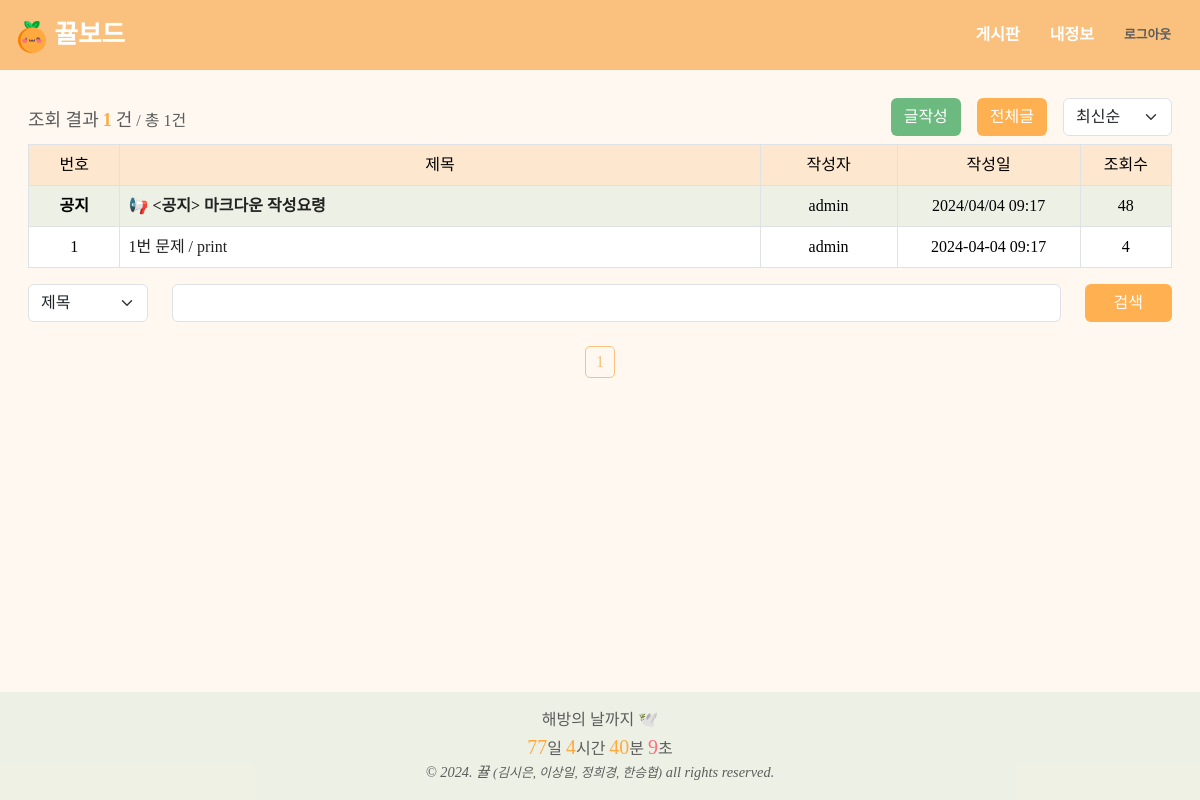
Page /board/index (signed in) on the committed database.
### app/database.py (models this page shows, shortened)
class Post(db.Model):
    post_id = db.Column(db.Integer, primary_key=True, autoincrement=True)
    title = db.Column(db.String, nullable=False)
    body = db.Column(db.Text, nullable=False)
    user_id = db.Column(db.Integer, ForeignKey('user.user_id'), nullable=False)
    status = db.Column(db.String, nullable=True)
    problem_url = db.Column(db.String, nullable=True)
    created_at = db.Column(db.DateTime, nullable=False)
    updated_at = db.Column(db.DateTime, nullable=False)
    click_count = db.Column(db.Integer, nullable=True)
    like_count = db.Column(db.Integer, nullable=True)
    secret_mode = db.Column(db.Boolean, nullable=True)
    user = relationship('User', back_populates='posts', lazy='joined')
    comments = relationship('Comment', back_populates='post', lazy='joined', cascade='all, delete-orphan')
    likes = relationship('Like', back_populates='post', lazy='joined', cascade='all, delete-orphan')
    notice_mode = db.Column(db.Boolean, default=0)

class User(UserMixin, db.Model):
    user_id = db.Column(db.Integer, primary_key=True)
    username = db.Column(db.String, unique=True, nullable=False)
    password = db.Column(db.String)
    email = db.Column(db.String, unique=True)
    grade = db.Column(db.Integer, default=0)
    userpic = db.Column(db.String)
    comment = db.Column(db.String)
    created_at = db.Column(db.DateTime, default=datetime.now)
    posts = relationship('Post', back_populates='user', lazy='joined')
    comments = relationship('Comment', back_populates='user', lazy='joined')
    likes = relationship('Like', back_populates='user', lazy='joined')

### app/board/routes.py (the view, shortened to what this page needs)
@board_bp.route('/index')
def index():
    cate = request.args.get('cate', "", type=str)
    keyword = request.args.get('keyword', "", type=str)
    page = request.args.get('page', 1, type=int)
    sort = request.args.get('sort', 'recent', type=str)
    perPage = 20
    notices = Post.query.filter(Post.notice_mode==True).all()
    posts_query = Post.query.filter(Post.notice_mode!=True)
    if sort == 'old':
        posts_query = posts_query.order_by(Post.created_at.asc())
    elif sort == 'recent':
        posts_query = posts_query.order_by(Post.created_at.desc())
    elif sort == 'click':
        posts_query = posts_query.order_by(Post.click_count.desc())
    pag = posts_query.paginate(page=page, per_page=perPage)
    stIdx = pag.total - (pag.page - 1) * pag.per_page
    postsCount = min(pag.total, (page - 1) * perPage + len(pag.items))
    isLogin = current_user.is_authenticated
    return render_template('board/index.html', pag=pag, notices=notices, postsCount=postsCount, keyword=keyword, cate=cate, stIdx=stIdx, sort=sort, isLogin=isLogin)

### app/__init__.py (called while the page is built)
def create_app():
    app = Flask(__name__, template_folder='../templates', static_folder='../static')
    CORS(app)
    app.secret_key = read_from_json('secret.json')["SECRETKEY"]
    loginManager = LoginManager()
    loginManager.init_app(app)
    @loginManager.user_loader
    def load_user(user_id):
        from .database import User
        return User.query.get(int(user_id))
    basedir = os.path.abspath(os.path.dirname(__file__))
    app.config['SQLALCHEMY_DATABASE_URI'] = \
        'sqlite:///' + os.path.join(basedir, 'database.db')
    db.init_app(app)
    app.register_blueprint(acc_bp)
    app.register_blueprint(board_bp)
    return app

### templates/board/index.html (shortened to what this page needs)
{% extends "layout.html" %}
{% block head %}
<link rel="stylesheet" type="text/css" href="{{ url_for('static', filename='css/custom.css') }}">
{% endblock %}
{% block content %}
<div class="row">
    <div class="col align-items-center d-flex">
        <div class="board-text-line">
            <h2>조회 결과</h2>
            <h2 class="post-count textOrange">{{ postsCount }}</h2>
            <h2>건</h2>
            <h3>/ 총 {{ pag.total }}건</h3>
        </div>
    </div>
    <div class="col mb-2 justify-content-end d-flex align-items-center">
        {% if isLogin %}
        <a href="{{ url_for('board.createPost') }}" class="btn btn-sub-color me-3">글작성</a>
        {% endif %}
        <a href="{{ url_for('board.index') }}" class="btn btn-theme-color me-3">전체글</a>
        <div class="ml-2">
            <select id="sort-by-select" class="form-select" aria-label="">
                <option value="recent" {% if sort=='recent' %}selected{% endif %}>최신순</option>
            </select>
        </div>
    </div>
</div>
<table class="table postTable table-bordered">
    <thead>
        <tr>
            <th class="postNum">번호</th>
            <th class="postTitle">제목</th>
            <th class="postWriter">작성자</th>
            <th class="postDate">작성일</th>
            <th class="postHit">조회수</th>
        </tr>
    </thead>
    <tbody class="text-center">
        {% for notice in notices %}
        <tr class="noticePost">
            <td class="fw-bold">{% if notice.secret_mode %}임원공지{% else %}공지{% endif %}</td>
            <td class="fw-bold" style="text-align: left;">
                <a class="board-td-custom" href="{{ url_for('board.detail', post_id=notice.post_id)}}">📢 {{
                    notice.title }}</a>
            </td>
            <td>{{ notice.user.username }}</td>
            <td>{{ notice.updated_at.strftime("%Y/%m/%d %H:%M") }}</td>
            <td>{{ notice.click_count }}</td>
        </tr>
        {% endfor %}
        {% for post in pag.items %}
        <tr>
            <td>{{ stIdx - loop.index0 }}</td>
            <td style="text-align: left;">
                <a class="board-td-custom" href="{{ url_for('board.detail', post_id=post.post_id)}}">{{
                    post.title }}</a>
            </td>
            <td>{{ post.user.username }}</td>
            <td>{{ post.updated_at.strftime("%Y-%m-%d %H:%M") }}</td>
            <td>{{ post.click_count }}</td>
        </tr>
        {% endfor %}
    </tbody>
</table>
<form>
    <div class="row justify-content-center">
        <div class="col-auto">
            <select name="cate" class="form-select" aria-label="" style="width: 120px">
                <option value="title" {% if cate=='title' %}selected{% endif %}>제목</option>
            </select>
        </div>
        <div class="col">
            <input type="text" name="keyword" value="{{keyword}}" class="form-control w-100">
        </div>
        <div class="col-auto">
            <button class="btn btn-theme-color" style="padding-left: 28px; padding-right: 28px;">검색</button>
        </div>
    </div>
</form>
<div class="page-nav mt-4">
    <div class="col justify-content-center d-flex align-items-center">
        {% for page_num in pag.iter_pages() %}
        {% if page_num %}
        {% if page_num != pag.page %}
        <a class="page-nav-item"
            href="{{ url_for('board.index', page=page_num, sort=sort, cate=cate, keyword=keyword) }}">{{
            page_num }}</a>
        {% else %}
        <a class="page-nav-item-current">{{ page_num }}</a>
        {% endif %}
        {% else %}
        ...
        {% endif %}
        {% endfor %}
    </div>
</div>
{% endblock %}

### static/css/board.css (style rules this page uses)
.table thead th { text-align: center; font-weight: normal; background-color: rgba(250, 193, 126, 0.3); }
.table th:nth-child(1) { width: 8%; }
.table th:nth-child(2) { width: 56%; }
.table th:nth-child(3) { width: 12%; }
.table th:nth-child(4) { width: 16%; }
.table th:nth-child(5) { width: 8%; }
.board-text-line h2 { font-size: 18px; display: inline; }
.board-text-line h3 { font-size: 16px; display: inline; }
.board-text-line .post-count { font-weight: 700; }
.btn-theme-color, .btn-theme-color:hover { background-color: rgba(255, 169, 63, 0.9); color: #FFFFFF; }
.btn-sub-color, .btn-sub-color:hover { background-color: rgba(94, 180, 117, 0.9); color: #FFFFFF; }
.page-nav .page-nav-item-current { margin-left: 9px; margin-right: 9px; color: #FAC17E; border: 1px solid #FAC17E; border-radius: 5px; padding: 3px 10px; }
.board-td-custom { color: #222222; }

### static/css/comment.css (style rules this page uses)
.postTable { width: 100%; }

### static/css/detail.css (style rules this page uses)
.row { width: auto; }

### rows in the picture
Post: secret_mode "공지", title "<공지> 마크다운 작성요령", user.username "admin", updated_at "2024/04/04 09:17", click_count "48"
Post: stIdx-loop.index0 "1", title "1번 문제 / print", user.username "admin", updated_at "2024-04-04 09:17", click_count "4"

### other values in the picture
{{ postsCount }} "1"
{{ pag.total }} "1"
{{ page_num }} "1"
